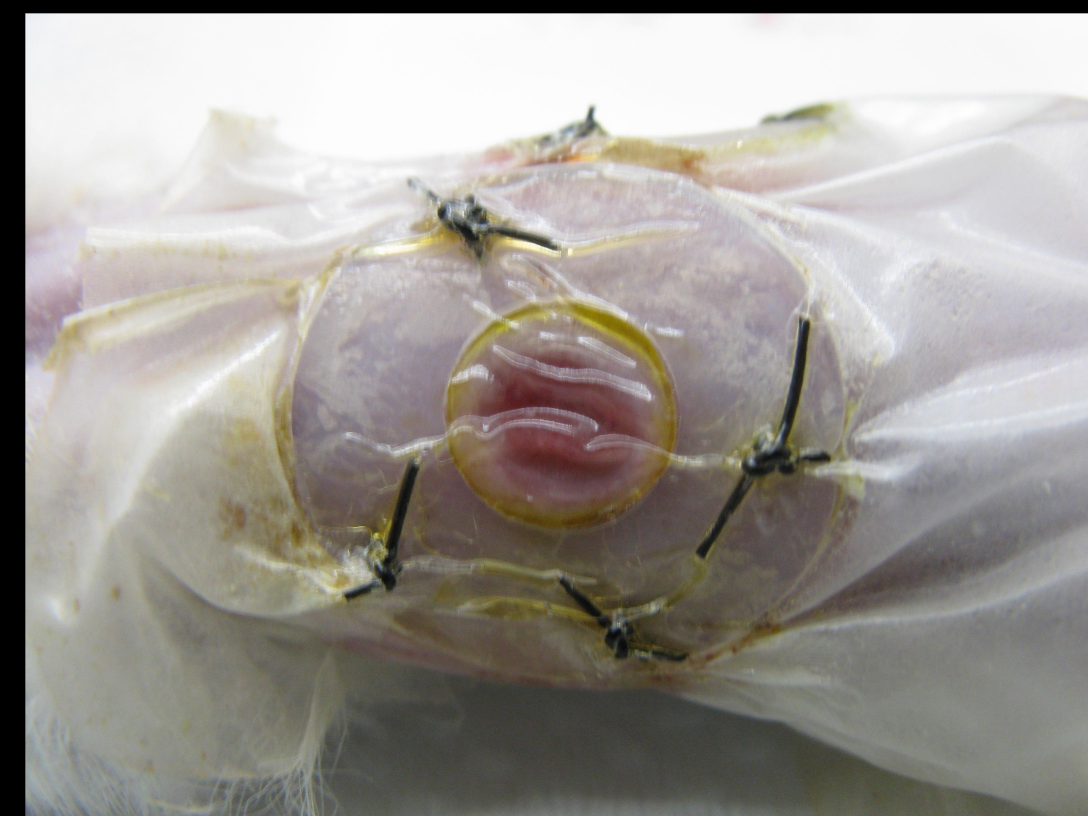
#> input picture NeuralNetwork/Training_Aug/image_106.jpg, 3264 x 2448 px, given in place of CM-1L-day0.jpg, which was not available (shown at 1/3 size)
$ python Augmentation.py
#> lines starting #> are read from the running program, lines starting #| are printed output that depends on the picture; pictures that were not available may be replaced by others from this repository, and a replacement may not be noted
import os
import random
import cv2
import numpy as np
import csv
from tqdm import tqdm

def readImageData(rootpath):
#> called with rootpath = 'Training'
    images = []
    output_1 = []

    prefix = rootpath + '/'
    gtFile = open(prefix + 'myData'+ '.csv')
#> (reads NeuralNetwork/Test/myData.csv from the repository)
    gtReader = csv.reader(gtFile, delimiter=';')
    next(gtReader)
    for row in gtReader:
            images.append(prefix + row[0])
            output_1.append([int(row[1]),int(row[2]),int(row[3]),int(row[4])]) # the 8th column is the label
    gtFile.close()
    return images, output_1


def shift_image(image, dx, dy):
    rows, cols, _ = image.shape
    M = np.float32([[1, 0, dx], [0, 1, dy]])
    shifted = cv2.warpAffine(image, M, (cols, rows))
    return shifted


images, outputs = readImageData('Training')


count = 1

new_images = []
new_outputs = []
for j in tqdm(range(len(images))):

    image = cv2.imread(images[j])
#> image is the input picture: shape (2448, 3264, 3); mean B, G, R 149, 154.5, 158.6
    output = outputs[j]

    # 对每张图片做5次随机平移
    for i in range(5):
        dx, dy = random.randint(-100, 100), random.randint(-100, 100)  # 假设平移的范围是-50到50像素
        shifted = shift_image(image, dx, dy)

        # 保存平移后的图片
        cv2.imwrite(f'Training_Aug/image_{count}.jpg',shifted)
        new_images.append(f'image_{count}.jpg')
        thisoutput = output[:]
        thisoutput[0] += dx
        thisoutput[1] += dy
        new_outputs.append(thisoutput)
        count+=1
#> this loop made 5 passes
#> pass 1, in shift_image, `shifted = cv2.warpAffine(image, M, (cols, rows))`:
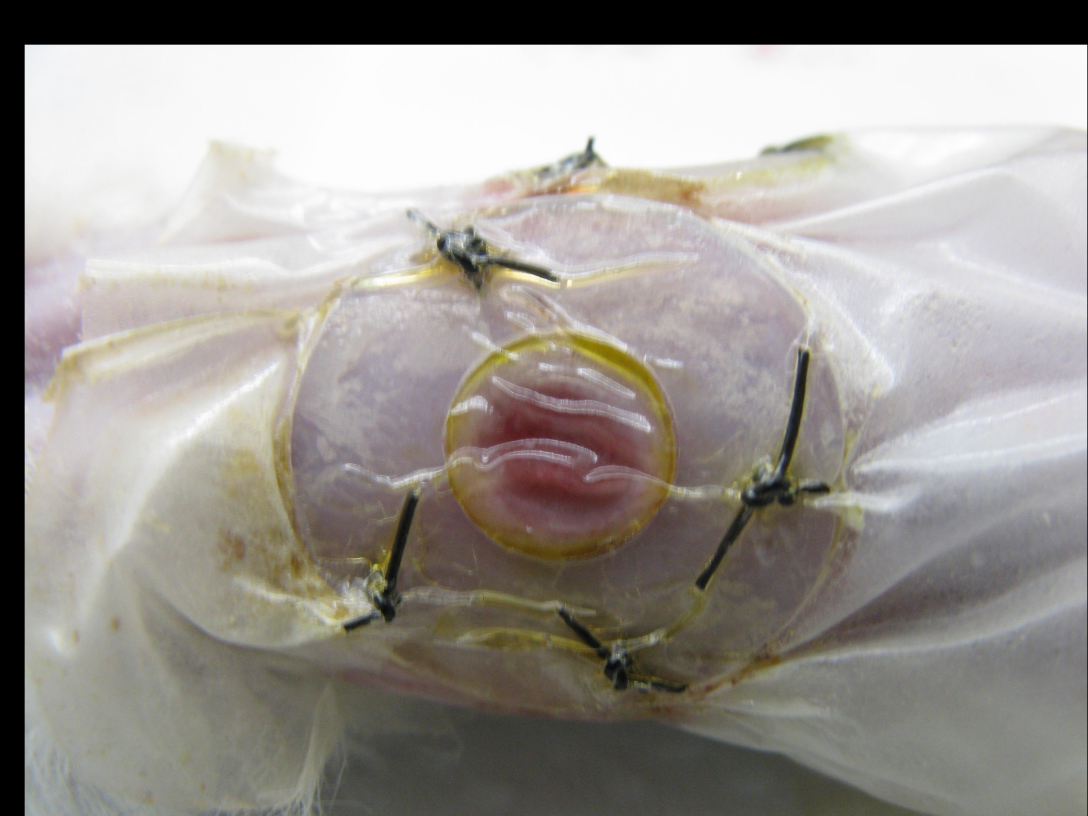
#> shifted: shape (2448, 3264, 3) (shown at 1/3 size); mean B, G, R 145.4, 150.7, 154.8
#> pass 2, in shift_image (call 2), `shifted = cv2.warpAffine(image, M, (cols, rows))`:
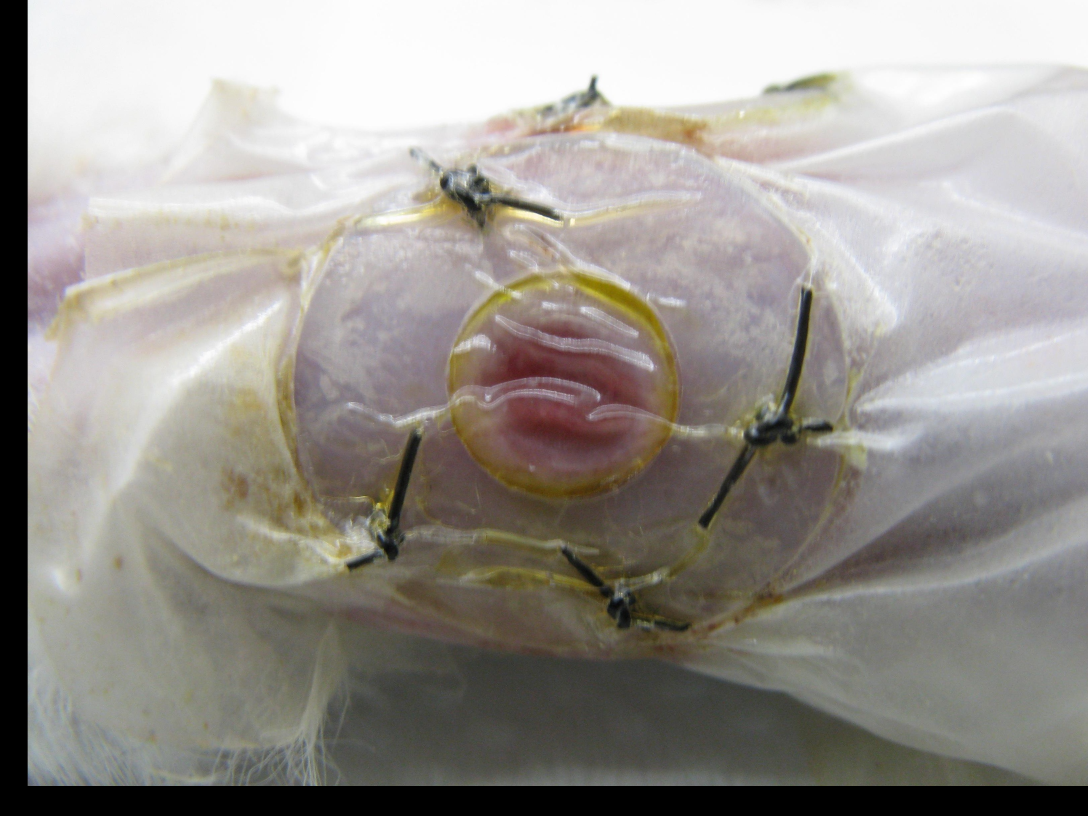
#> shifted: shape (2448, 3264, 3) (shown at 1/3 size); mean B, G, R 143.6, 149.2, 153.3
#> pass 3, in shift_image (call 3), `shifted = cv2.warpAffine(image, M, (cols, rows))`:
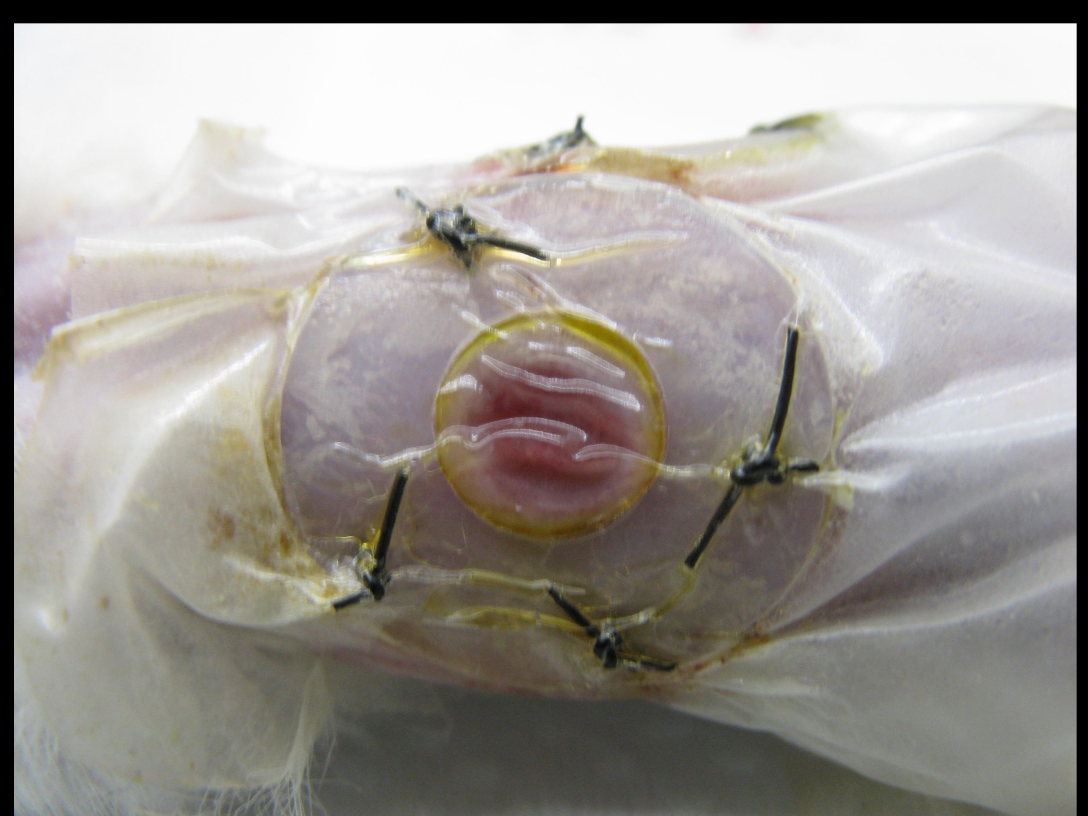
#> shifted: shape (2448, 3264, 3) (shown at 1/3 size); mean B, G, R 147.8, 153.2, 157.4
#> after the loop, count = 6; new_images = ['image_1.jpg', 'image_2.jpg', 'image_3.jpg', 'image_4.jpg', 'image_5.jpg']; new_outputs = [[1519, 1341, 594, 572], [1528, 1157, 594, 572], [1487, 1277, 594, 572], [1545, 1250, 594, 572], [1621, 1224, 594, 572]]
#> pass 2 of the loop `for j in tqdm(range(len(images))):`:
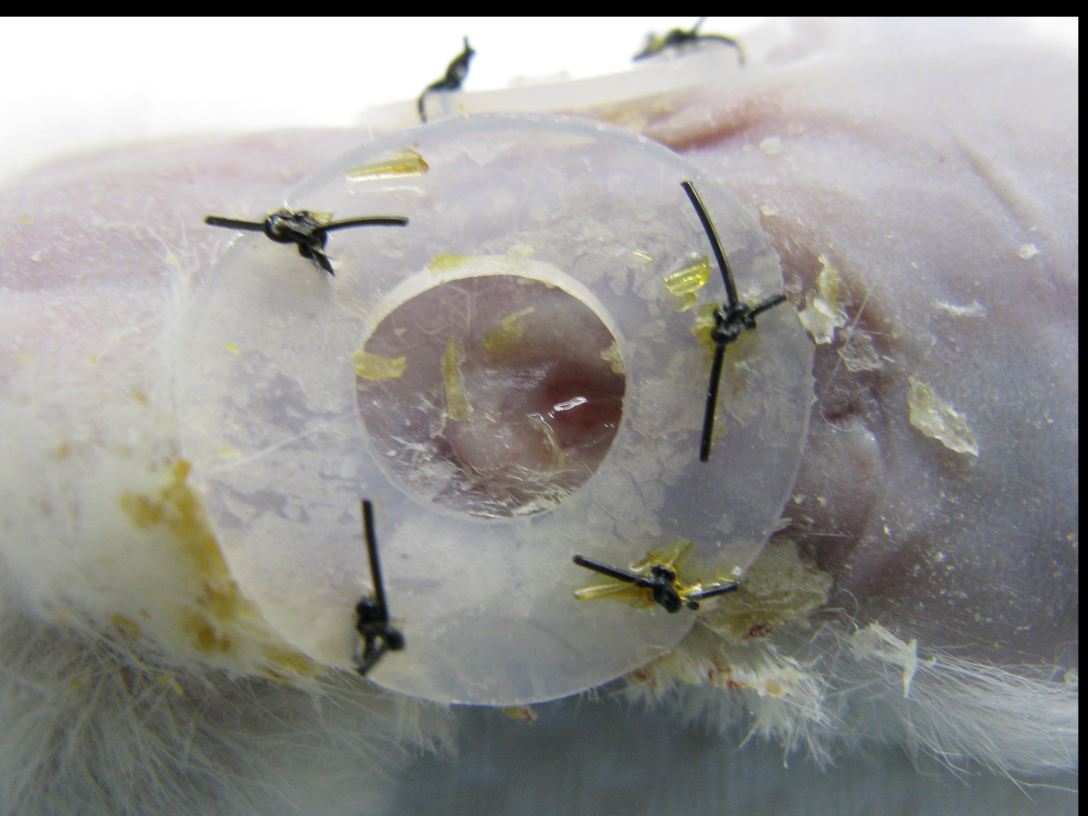
#> input picture NeuralNetwork/Training_Aug/image_115.jpg, 3264 x 2448 px, given in place of CM-1L-day10.jpg, which was not available (shown at 1/3 size)
#> image is the input picture: shape (2448, 3264, 3); mean B, G, R 144.8, 147.9, 148.9
#> the loop `for i in range(5):` made 5 passes
#> pass 1, in shift_image (call 6), `shifted = cv2.warpAffine(image, M, (cols, rows))`:
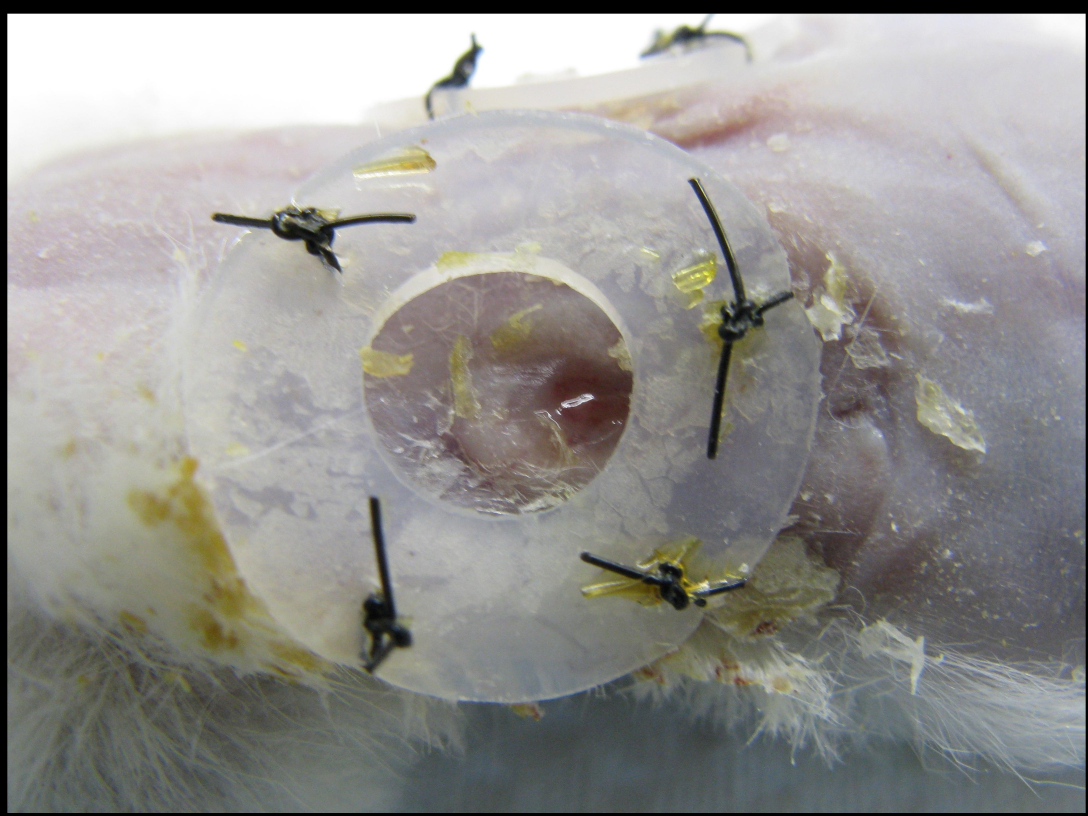
#> shifted: shape (2448, 3264, 3) (shown at 1/3 size); mean B, G, R 144.8, 147.9, 148.9
#> pass 3, in shift_image (call 8), `shifted = cv2.warpAffine(image, M, (cols, rows))`:
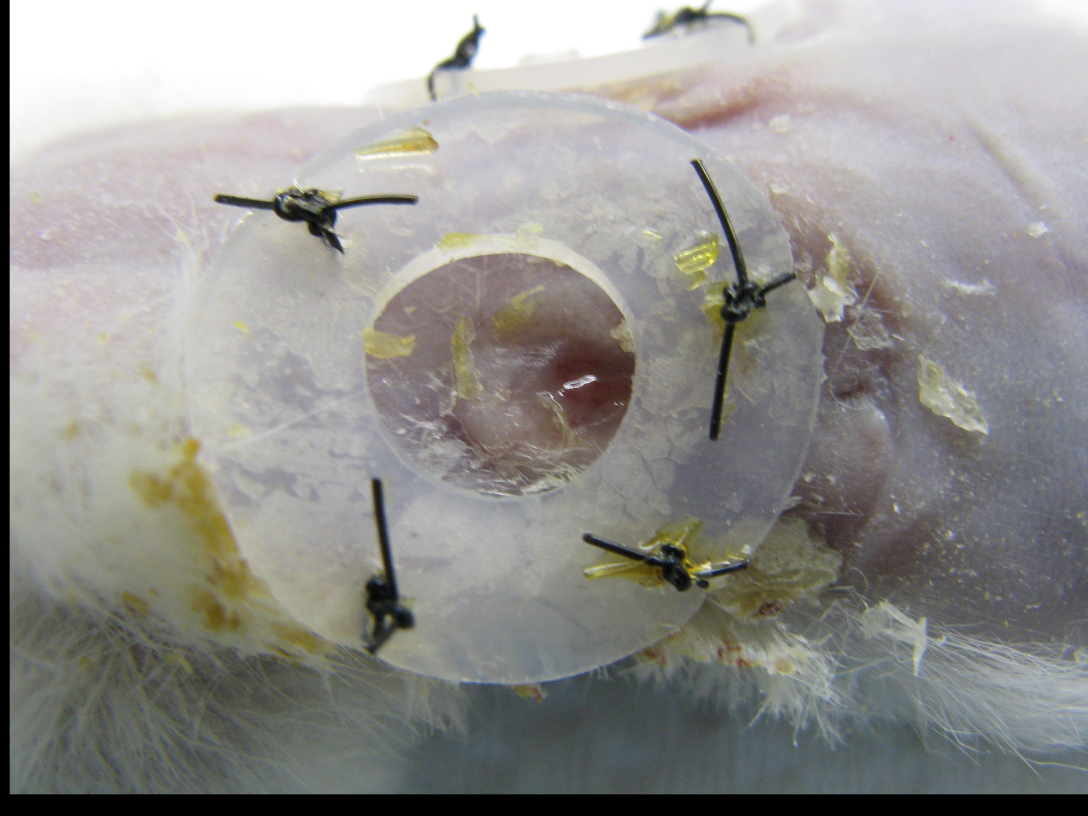
#> shifted: shape (2448, 3264, 3) (shown at 1/3 size); mean B, G, R 143.3, 146.4, 147.4
#> after the loop `for i in range(5):`: count = 11; new_images = ['image_1.jpg', 'image_2.jpg', 'image_3.jpg', 'image_4.jpg', 'image_5.jpg', 'image_6.jpg', 'image_7.jpg', 'image_8.jpg', 'image_9.jpg', 'image_10.jpg']; new_outputs = [[1519, 1341, 594, 572], [1528, 1157, 594, 572], [1487, 1277, 594, 572], [1545, 1250, 594, 572], [1621, 1224, 594, 572], [1607, 1168, 658, 638], [1634, 1132, 658, 638], [1614, 1112, 658, 638], [1557, 1112, 658, 638], [1678, 1101, 658, 638]]
#> (the run stopped early here; a loop or call above may not have finished)
